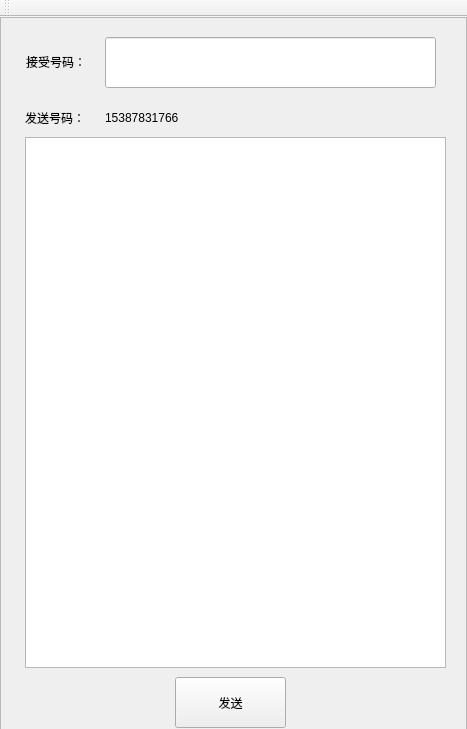
<?xml version="1.0" encoding="UTF-8"?>
<ui version="4.0">
 <class>Messdemo</class>
 <widget class="QMainWindow" name="Messdemo">
  <property name="geometry">
   <rect>
    <x>0</x>
    <y>0</y>
    <width>467</width>
    <height>729</height>
   </rect>
  </property>
  <property name="windowTitle">
   <string>短信发送Demo</string>
  </property>
  <widget class="QWidget" name="centralWidget">
   <widget class="QFrame" name="frame">
    <property name="geometry">
     <rect>
      <x>0</x>
      <y>0</y>
      <width>467</width>
      <height>729</height>
     </rect>
    </property>
    <property name="frameShape">
     <enum>QFrame::StyledPanel</enum>
    </property>
    <property name="frameShadow">
     <enum>QFrame::Raised</enum>
    </property>
    <widget class="QLabel" name="label_3">
     <property name="geometry">
      <rect>
       <x>105</x>
       <y>80</y>
       <width>351</width>
       <height>41</height>
      </rect>
     </property>
     <property name="text">
      <string>15387831766</string>
     </property>
    </widget>
    <widget class="QLabel" name="label_2">
     <property name="geometry">
      <rect>
       <x>25</x>
       <y>80</y>
       <width>71</width>
       <height>41</height>
      </rect>
     </property>
     <property name="text">
      <string>发送号码：</string>
     </property>
    </widget>
    <widget class="QLabel" name="label">
     <property name="geometry">
      <rect>
       <x>26</x>
       <y>24</y>
       <width>71</width>
       <height>41</height>
      </rect>
     </property>
     <property name="text">
      <string>接受号码：</string>
     </property>
    </widget>
    <widget class="QLineEdit" name="lineEdit">
     <property name="geometry">
      <rect>
       <x>105</x>
       <y>20</y>
       <width>331</width>
       <height>51</height>
      </rect>
     </property>
    </widget>
    <widget class="QTextEdit" name="textEdit">
     <property name="geometry">
      <rect>
       <x>25</x>
       <y>120</y>
       <width>421</width>
       <height>531</height>
      </rect>
     </property>
    </widget>
    <widget class="QPushButton" name="pushButton">
     <property name="geometry">
      <rect>
       <x>175</x>
       <y>660</y>
       <width>111</width>
       <height>51</height>
      </rect>
     </property>
     <property name="text">
      <string>发送</string>
     </property>
    </widget>
   </widget>
  </widget>
  <widget class="QMenuBar" name="menuBar">
   <property name="geometry">
    <rect>
     <x>0</x>
     <y>0</y>
     <width>467</width>
     <height>26</height>
    </rect>
   </property>
  </widget>
  <widget class="QToolBar" name="mainToolBar">
   <attribute name="toolBarArea">
    <enum>TopToolBarArea</enum>
   </attribute>
   <attribute name="toolBarBreak">
    <bool>false</bool>
   </attribute>
  </widget>
 </widget>
 <layoutdefault spacing="6" margin="11"/>
 <resources/>
 <connections/>
</ui>
